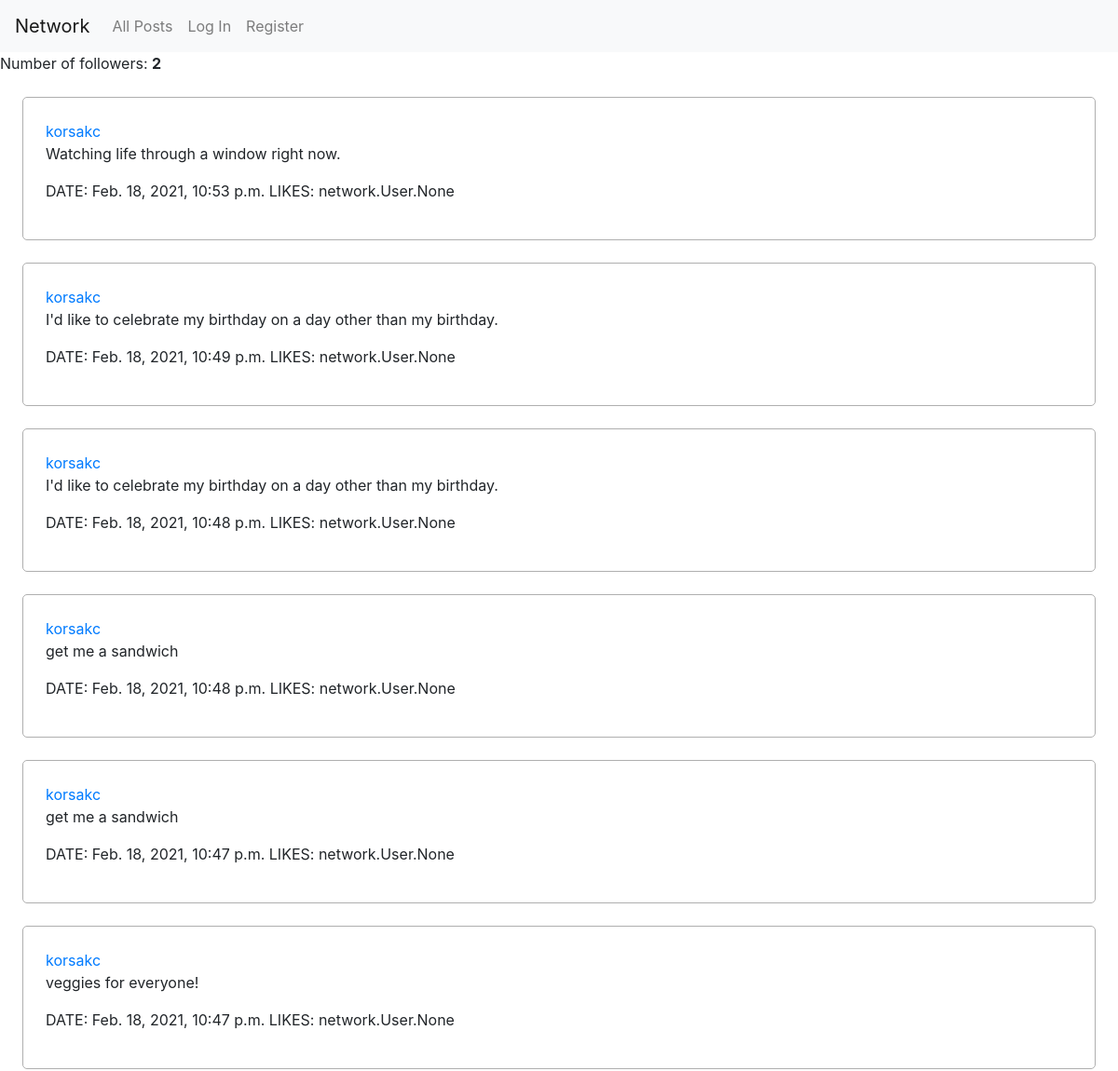
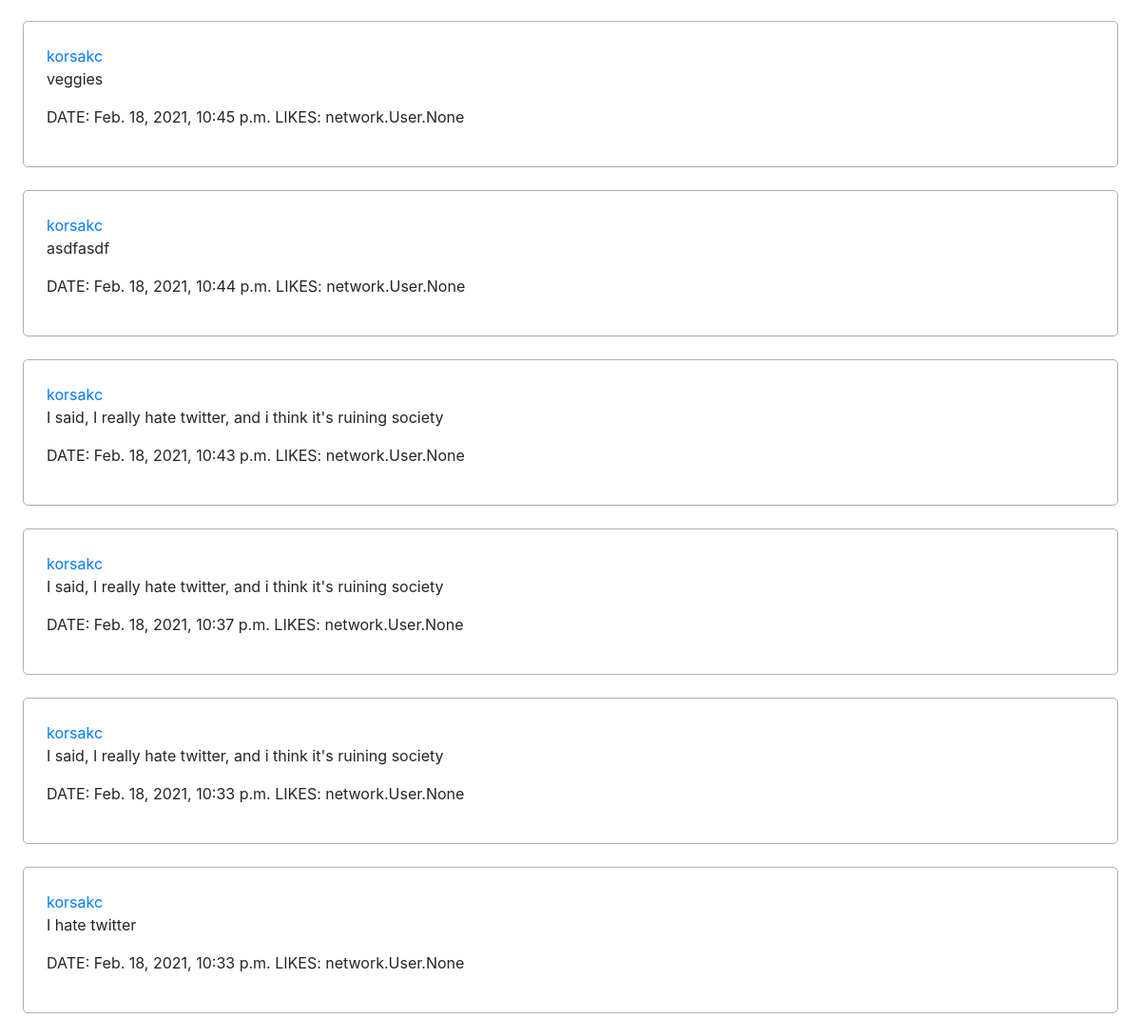
/profile/korsakc, run on the app's committed database (2 pictures, top to bottom).
### network/models.py (models this page shows, shortened)
class Post(models.Model):
  creator = models.ForeignKey(User, on_delete=models.CASCADE)
  date = models.DateTimeField(auto_now_add=True)
  text = models.CharField(max_length=280)
  likes = models.ManyToManyField(User, blank=True, related_name="likedbyuser")

class User(AbstractUser):
  followers = models.ManyToManyField('User', blank=True, related_name="following")

### network/views.py (the view)
# urls.py: path("profile/<str:username>", views.profile, name="profile"),
def profile(request, username):
  user = User.objects.get(username=username)
  followerCount = user.followers.all().count()
  profileUsername = user.username
  profilePosts = Post.objects.filter(creator=user).order_by('-date')
  return render(request, "network/profile.html", {
    "profileUsername": profileUsername,
    "profilePosts": profilePosts,
    "followerCount": followerCount
  })

### network/templates/network/profile.html (shortened to what this page needs)
{% extends "network/layout.html" %}
{% block body %}
  <p>Number of followers: <strong>{{ followerCount }}</strong></p>
  {% for post in profilePosts %}
    <div class="post">
      <a href="{% url 'profile' profileUsername %}">{{ post.creator.username }}</a>
      <p>{{ post.text }}</p>
      <p><span>DATE: {{ post.date }}</span> <span>LIKES: {{ post.likes }}</span>
    </div>
  {% endfor %}
{% endblock %}

### network/static/network/styles.css (style rules this page uses)
div.post { border: 1px solid rgb(175, 175, 175); border-radius: 5px; padding: 2%; margin: 2%; }

### data on the page
Post: creator.username "korsakc", text "Watching life through a window right now.", date "Feb. 18, 2021, 10:53 p.m.", likes "network.User.None"
Post: creator.username "korsakc", text "I'd like to celebrate my birthday on a day other than my birthday.", date "Feb. 18, 2021, 10:49 p.m.", likes "network.User.None"
Post: creator.username "korsakc", text "I'd like to celebrate my birthday on a day other than my birthday.", date "Feb. 18, 2021, 10:48 p.m.", likes "network.User.None"
Post: creator.username "korsakc", text "get me a sandwich", date "Feb. 18, 2021, 10:48 p.m.", likes "network.User.None"
Post: creator.username "korsakc", text "get me a sandwich", date "Feb. 18, 2021, 10:47 p.m.", likes "network.User.None"
Post: creator.username "korsakc", text "veggies for everyone!", date "Feb. 18, 2021, 10:47 p.m.", likes "network.User.None"
Post: creator.username "korsakc", text "veggies", date "Feb. 18, 2021, 10:45 p.m.", likes "network.User.None"
Post: creator.username "korsakc", text "asdfasdf", date "Feb. 18, 2021, 10:44 p.m.", likes "network.User.None"
Post: creator.username "korsakc", text "I said, I really hate twitter, and i think it's ruining society", date "Feb. 18, 2021, 10:43 p.m.", likes "network.User.None"
Post: creator.username "korsakc", text "I said, I really hate twitter, and i think it's ruining society", date "Feb. 18, 2021, 10:37 p.m.", likes "network.User.None"
Post: creator.username "korsakc", text "I said, I really hate twitter, and i think it's ruining society", date "Feb. 18, 2021, 10:33 p.m.", likes "network.User.None"
Post: creator.username "korsakc", text "I hate twitter", date "Feb. 18, 2021, 10:33 p.m.", likes "network.User.None"

### other printed values
{{ followerCount }} "2"
